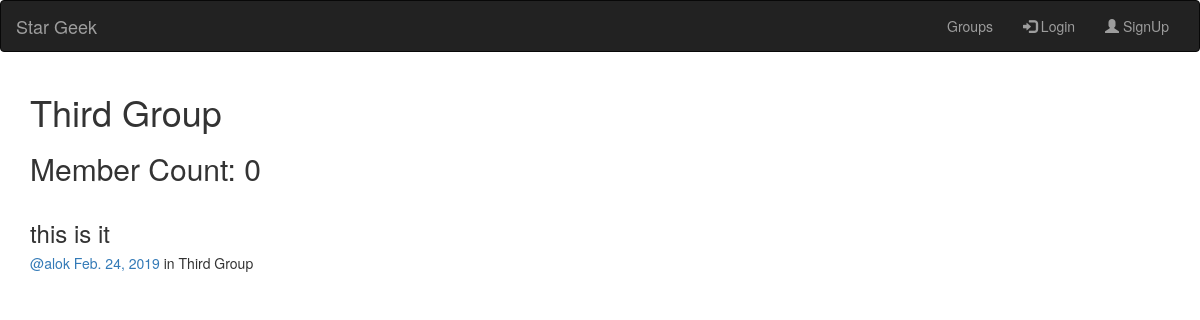
Page /groups/posts/in/third-group on the committed database.
### groups/models.py (models this page shows, shortened)
class Group(models.Model):
    name = models.CharField(max_length = 255,unique = True)
    slug = models.SlugField(allow_unicode = True,unique = True)
    description = models.TextField(default = '')
    members = models.ManyToManyField(User,related_name = "group")

### posts/models.py (models this page shows, shortened)
class Post(models.Model):
    message = models.TextField()
    created_at = models.DateField(auto_now = True)
    user = models.ForeignKey(User,related_name='posts',on_delete = models.CASCADE)
    group = models.ForeignKey(Group,related_name='posts',on_delete = models.CASCADE)
    class Meta():
        ordering = ['-created_at']

### groups/views.py (the view)
# urls.py: url(r'posts/in/(?P<slug>[-\w]+)$',views.SingleGroup.as_view(),name='single'),
class SingleGroup(DetailView):
    model = Group

### groups/templates/groups/group_detail.html (shortened to what this page needs)
{% extends "groups/group_base.html" %}
{% block pregroup %}
  <h1>{{ group.name }}</h1>
  <h2>Member Count: {{ group.members.count }}</h2>
{% endblock %}
{% block group_content %}
  {% if group.posts.count == 0 %}
    <h2>No posts in this group yet!</h2>
  {% else %}
    {% for post in group.posts.all %}
      {% include "posts/_post.html" %}
    {% endfor %}
  {% endif %}
{% endblock%}

### posts/templates/posts/_post.html (shortened to what this page needs)
<div class="post media">
	<h3>{{ post.message|safe }}</h3>
	<div class="media-body">
		<h5 class="media-heading">
			<span class="username"><a href="{% url 'posts:for_user' username=post.user.username %}">@{{ post.user.username }}</a></span>
			<time class="time"><a href="{% url 'posts:single' username=post.user.username pk=post.pk %}">{{ post.created_at }}</a></time>
			{% if post.group %}
			<span class="group-name">in {{ post.group.name }}</span>
			{% endif %}
		</h5>
	</div>
</div>

### rows in the picture
Group: name "Third Group", members.count "0"
Post: message "this is it", user.username "alok", created_at "Feb. 24, 2019", group.name "Third Group"
